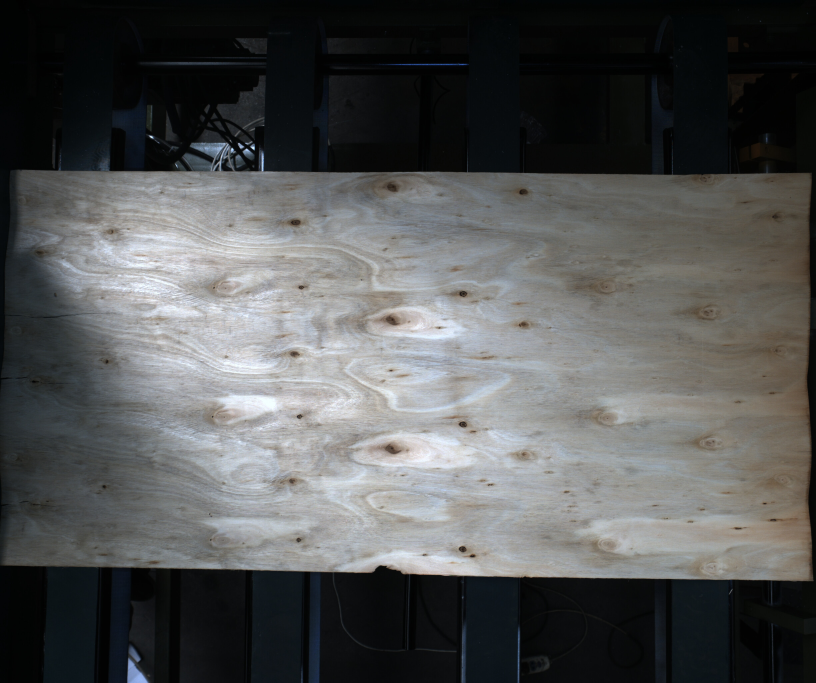
//> input picture Image_muban.jpg, 2448 x 2048 px (shown at 1/3 size)
$ ./demo_widthheight   (built with g++ and OpenCV 4)
//> lines starting //> are read from the running program, lines starting //| are printed output that depends on the picture; after the words box and inside, x2 and y2 are one past the last pixel; in counts of white or black regions, pixels touching at a corner belong together
/**
 * demo_widthheight.cpp — 木板长宽测量 Demo
 *
 * 流程:
 *   1. 加载相机标定参数（内参矩阵 K + 畸变系数 D）
 *   2. 读取木板图像 + 畸变矫正（undistort）
 *   3. 图像分割 → 提取木板主体轮廓（OTSU 二值化 + 最大轮廓）
 *   4. cv::minAreaRect 拟合最小外接旋转矩形
 *   5. 利用标定参数 + 物距（Z）计算实际长宽（mm）
 *
 * 相机标定方法:
 *   打印棋盘格（如 9×6 内角点），从不同角度拍 20+ 张，
 *   用 cv::findChessboardCorners + cv::calibrateCamera 求解 K 和 D。
 *   OpenCV 官方教程: https://docs.opencv.org/4.x/dc/dbb/tutorial_py_calibration.html
 *
 * 运行: ./demo_widthheight
 */

#include <opencv2/opencv.hpp>
#include <iostream>
#include <cmath>
#include <iomanip>

// ============================================================
// 1. 相机标定参数（通过棋盘格标定获得，下面为示意占位值）
//    标定后替换为实际值即可
// ============================================================

// ---- 内参矩阵 K 3×3 ----
// 若已知相机传感器参数，也可按如下公式估算（仅作初始值）:
//   fx = fy = (sensor_width_mm / image_width_px) * 焦距_mm 的反比关系
//   例如: 1/2.5" 传感器 (5.76×4.29mm), 焦距 6mm, 图像 1920×1080
//         fx ≈ 6 / (5.76 / 1920) = 2000
//         fy ≈ 6 / (4.29 / 1080) = 1510
//   cx = image_width  / 2,  cy = image_height / 2
//
// 占位值（用图像分辨率的一半作为光心）:
static double FX = 2000.0;   // 替换为标定得到的 fx
static double FY = 2000.0;   // 替换为标定得到的 fy
static double CX = 1224.0;   // 替换为标定得到的 cx  (image_width/2)
static double CY = 1024.0;   // 替换为标定得到的 cy  (image_height/2)

static cv::Mat cameraMatrix() {
    // clang-format off
    return (cv::Mat_<double>(3, 3) <<
        FX,  0.0, CX,
        0.0, FY,  CY,
        0.0, 0.0, 1.0);
    // clang-format on
}

// ---- 畸变系数 (k1, k2, p1, p2, k3) ----
// 占位值（零畸变——未标定时先用这个，至少能看到结果）:
static cv::Mat distCoeffs() {
    return (cv::Mat_<double>(1, 5) << 0.0, 0.0, 0.0, 0.0, 0.0);
}

// ---- 物距 Z（相机镜头到木板平面的距离，单位 mm） ----
// 实际部署时测量相机安装高度
static double DISTANCE_MM = 500.0;   // 例如相机安装距木板平面 500mm

// ---- 棋盘格尺寸（标定时使用，本 demo 不直接使用，仅供参考） ----
// static constexpr float CHESS_SQUARE_SIZE_MM = 25.0f;
// static constexpr int   CHESS_INNER_W = 9;   // 内角点数 宽
// static constexpr int   CHESS_INNER_H = 6;   // 内角点数 高

// ---- 输入图像路径 ----
static const char* IMAGE_PATH = "Image_muban.jpg";

// ============================================================
// 2. 图像分割 — 提取木板区域
// ============================================================

/**
 * 从图像中分割出木板主体，返回最大轮廓
 *
 * 策略: OTSU 二值化（木板浅色/背景深色）→ 形态学清理 → 找最大轮廓
 * 若 OTSU 效果不佳，可调整阈值偏移量 THRESH_OFFSET
 */
static std::vector<cv::Point> segmentBoard(const cv::Mat& bgr, bool debug = false) {
    // 灰度化
    cv::Mat gray;
    cv::cvtColor(bgr, gray, cv::COLOR_BGR2GRAY);

    // 高斯模糊去噪
    cv::Mat blurred;
    cv::GaussianBlur(gray, blurred, cv::Size(5, 5), 0);

    // OTSU 二值化 — 木板浅色为前景(白)，背景深色为背景(黑)
    cv::Mat binary;
    cv::threshold(blurred, binary, 0, 255, cv::THRESH_BINARY | cv::THRESH_OTSU);

    // 形态学闭运算 — 填充木板内部纹理造成的小孔洞
    cv::Mat kernel = cv::getStructuringElement(cv::MORPH_RECT, cv::Size(7, 7));
    cv::morphologyEx(binary, binary, cv::MORPH_CLOSE, kernel);

    // 形态学开运算 — 去除边缘毛刺 / 细小噪点
    cv::morphologyEx(binary, binary, cv::MORPH_OPEN, kernel);

    if (debug) {
        cv::imwrite("debug_binary.jpg", binary);
        std::cout << "[Debug] 二值化结果已保存: debug_binary.jpg" << std::endl;
    }

    // 找所有轮廓
    std::vector<std::vector<cv::Point>> contours;
    cv::findContours(binary, contours, cv::RETR_EXTERNAL, cv::CHAIN_APPROX_SIMPLE);

    if (contours.empty()) {
        std::cerr << "[Error] 未找到任何轮廓，图像可能全黑或全白" << std::endl;
        return {};
    }

    // 取面积最大的轮廓 — 即木板主体
    auto largest = std::max_element(contours.begin(), contours.end(),
        [](const std::vector<cv::Point>& a, const std::vector<cv::Point>& b) {
            return cv::contourArea(a) < cv::contourArea(b);
        });

    std::cout << "[Segment] 找到 " << contours.size() << " 个轮廓，"
              << "最大轮廓面积: " << cv::contourArea(*largest) << " px^2" << std::endl;

    return *largest;
}

// ============================================================
// 3. 像素坐标 → 世界坐标（pinhole 模型，假设木板在 Z 平面上）
// ============================================================

/**
 * 将图像像素点 (u, v) 投影到世界平面 Z = DISTANCE_MM 上
 *
 * pinhole 模型 (忽略畸变时):
 *   X = (u - cx) * Z / fx
 *   Y = (v - cy) * Z / fy
 *   Z = DISTANCE_MM
 *
 * 注意: 此模型假设相机光轴垂直于木板平面。
 *       若相机有倾斜，需先用 getPerspectiveTransform 做透视校正。
 */
static cv::Point3d pixelToWorld(const cv::Point2d& px, const cv::Mat& K, double Z) {
    double fx = K.at<double>(0, 0);
    double fy = K.at<double>(1, 1);
    double cx = K.at<double>(0, 2);
    double cy = K.at<double>(1, 2);

    double X = (px.x - cx) * Z / fx;
    double Y = (px.y - cy) * Z / fy;
    return {X, Y, Z};
}

// ============================================================
// 4. 主逻辑
// ============================================================

int main() {
    std::cout << "========================================" << std::endl;
    std::cout << "  木板长宽测量 Demo" << std::endl;
    std::cout << "========================================" << std::endl;

    // ---- 4a. 加载标定参数 ----
    cv::Mat K = cameraMatrix();
    cv::Mat D = distCoeffs();

    std::cout << "\n[标定参数]" << std::endl;
    std::cout << "  内参矩阵 K:\n" << K << std::endl;
    std::cout << "  畸变系数 D: " << D << std::endl;
    std::cout << "  物距 Z: " << DISTANCE_MM << " mm" << std::endl;

    // ---- 4b. 读取图像 ----
    cv::Mat raw = cv::imread(IMAGE_PATH);
//> raw is the input picture: 2048 rows x 2448 cols, CV_8UC3; mean B, G, R 84.9, 85, 83.7
    if (raw.empty()) {
        std::cerr << "[Error] 无法读取图像: " << IMAGE_PATH << std::endl;
        return -1;
    }
    std::cout << "\n[图像] " << IMAGE_PATH
              << " | 尺寸: " << raw.cols << "×" << raw.rows << std::endl;
//| [图像] Image_muban.jpg | 尺寸: 2448×2048

    // ---- 4c. 畸变矫正 ----
    cv::Mat undistorted;
    cv::undistort(raw, undistorted, K, D);
    std::cout << "[矫正] 畸变矫正完成" << std::endl;

    // ---- 4d. 分割 → 提取木板轮廓 ----
    auto board_contour = segmentBoard(undistorted, /*debug=*/true);
//> in segmentBoard, `cv::threshold(blurred, binary, 0, 255, cv::THRESH_BINARY | cv::THRESH_..`:
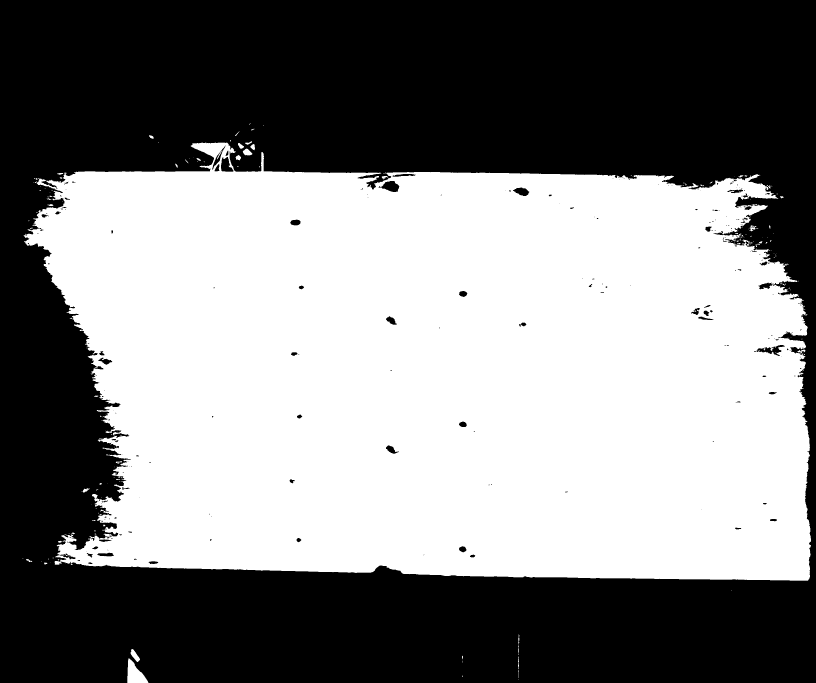
//> binary: 2048 rows x 2448 cols, CV_8UC1 (shown at 1/3 size); 51% white; 240 black regions (158 under 20 px), largest, box (x1, y1, x2, y2) and area: (0, 0, 2448, 2048) 2442512, (1136, 543, 1198, 576) 1227, (2270, 1035, 2354, 1068) 1076
//> in segmentBoard, `cv::morphologyEx(binary, binary, cv::MORPH_OPEN, kernel);`:
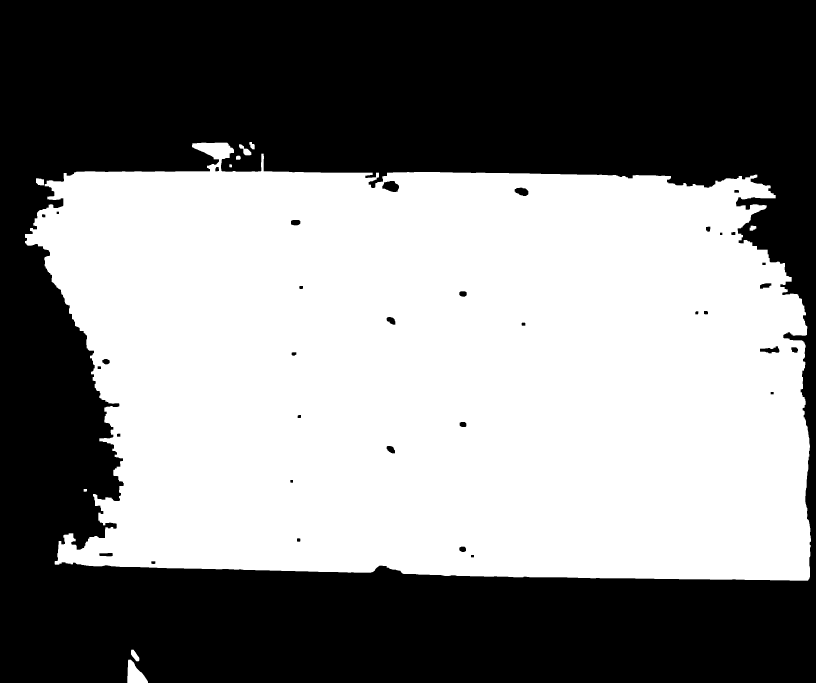
//> binary: 2048 rows x 2448 cols, CV_8UC1 (shown at 1/3 size); 51.2% white; 35 black regions
//> in segmentBoard, `cv::findContours(binary, contours, cv::RETR_EXTERNAL, cv::CHAIN_APPROX..`: contours = 10 contours; largest, box (x1, y1, x2, y2) and area: (75, 428, 2433, 1742) 2566782, (382, 1979, 444, 2048) 2440, (717, 433, 754, 466) 490, (393, 1949, 418, 1984) 450, (108, 535, 132, 556) 396
//| [Segment] 找到 10 个轮廓，最大轮廓面积: 2.56678e+06 px^2
//> board_contour = contour of 1961 points, box (x1, y1, x2, y2) (75, 428, 2433, 1742), area 2566782
    if (board_contour.empty()) {
        std::cerr << "[Error] 未能提取木板轮廓" << std::endl;
        return -2;
    }

    // ---- 4e. 最小外接旋转矩形 ----
    cv::RotatedRect rrect = cv::minAreaRect(board_contour);
//> rrect = centre (1255.7, 1084.3), size (1280.6, 2381.5), angle -88.4
    // rrect.size 返回 (width, height)，width < height 不一定成立，需要排序
    float rw = rrect.size.width;   // 像素宽度
//> rw = 1280.6
    float rh = rrect.size.height;  // 像素高度
//> rh = 2381.5
    float angle = rrect.angle;
//> angle = -88.42

    // 确保 width >= height 以便理解（约定 width 为较长边）
    if (rw < rh) {
        std::swap(rw, rh);
//> rw = 2381.5; rh = 1280.6
        // angle 调整: OpenCV 的 angle 是 width 边与水平轴的夹角 [-90, 0)
        // swap 后原始 width→height 概念互换，angle 含义也随之变化
        // 这里仅做显示用，不做严格还原
    }

    std::cout << "\n[旋转矩形 - 像素]" << std::endl;
    std::cout << "  width:  " << rw << " px" << std::endl;
//|   width:  2381.49 px
    std::cout << "  height: " << rh << " px" << std::endl;
//|   height: 1280.56 px
    std::cout << "  angle:  " << angle << "°" << std::endl;
//|   angle:  -88.4225°
    std::cout << "  center: (" << rrect.center.x << ", " << rrect.center.y << ")" << std::endl;
//|   center: (1255.67, 1084.35)

    // ---- 4f. 获取 4 个角点 → 投影到世界坐标 → 计算实际长宽 ----
    cv::Point2f corners[4];
    rrect.points(corners);   // 按顺序返回 4 个角点（左下→左上→右上→右下，可能旋转后不同）
//> corners = 4 Points (x, y): [2428.3, 1757.2], [47.75, 1691.6], [83, 411.5], [2463.6, 477.1]

    // 角点按顺序两两对应矩形的边:
    //   edge0 = corners[0] → corners[1]
    //   edge1 = corners[1] → corners[2]
    //   edge2 = corners[2] → corners[3]
    //   edge3 = corners[3] → corners[0]
    // 矩形的 width 和 height 对应两对不同长度的边

    std::vector<cv::Point3d> world_corners;
    std::cout << "\n[角点世界坐标 (mm)]" << std::endl;
    for (int i = 0; i < 4; ++i) {
        auto w = pixelToWorld(cv::Point2d(corners[i].x, corners[i].y), K, DISTANCE_MM);
        world_corners.push_back(w);
        std::cout << "  corner[" << i << "]: pixel("
                  << corners[i].x << ", " << corners[i].y << ") → world("
                  << std::fixed << std::setprecision(1)
                  << w.x << ", " << w.y << ") mm" << std::endl;
    }
//> this loop made 4 passes
//> (X in pixelToWorld, Y in pixelToWorld, w) on passes 1 to 4: (301.1, 183.3, Point3(301.1, 183.3, 500)), (-294.1, 166.9, Point3(-294.1, 166.9, 500)), (-285.3, -153.1, Point3(-285.3, -153.1, 500)), (309.9, -136.7, Point3(309.9, -136.7, 500))
//|   corner[0]: pixel(2428.33, 1757.17) → world(301.1, 183.3) mm
//|   corner[1]: pixel(47.7, 1691.6) → world(-294.1, 166.9) mm
//|   corner[2]: pixel(83.0, 411.5) → world(-285.3, -153.1) mm
//|   corner[3]: pixel(2463.6, 477.1) → world(309.9, -136.7) mm

    // 计算边长（mm）
    auto euclidean = [](const cv::Point3d& a, const cv::Point3d& b) -> double {
        double dx = a.x - b.x;
        double dy = a.y - b.y;
        return std::sqrt(dx * dx + dy * dy);
    };

    double edge_len[4];
    edge_len[0] = euclidean(world_corners[0], world_corners[1]);
//> edge_len = [595.4, 0, 0, 0]
    edge_len[1] = euclidean(world_corners[1], world_corners[2]);
//> edge_len = [595.4, 320.1, 0, 0]
    edge_len[2] = euclidean(world_corners[2], world_corners[3]);
//> edge_len = [595.4, 320.1, 595.4, 0]
    edge_len[3] = euclidean(world_corners[3], world_corners[0]);
//> edge_len = [595.4, 320.1, 595.4, 320.1]

    // 矩形对边应相等；取均值作为长/宽
    // edge0 和 edge2 是对边；edge1 和 edge3 是对边
    double side_a = (edge_len[0] + edge_len[2]) / 2.0;  // 一对边
//> side_a = 595.4
    double side_b = (edge_len[1] + edge_len[3]) / 2.0;  // 另一对边
//> side_b = 320.1

    // 确保 long_side >= short_side
    double long_side  = std::max(side_a, side_b);
//> long_side = 595.4
    double short_side = std::min(side_a, side_b);
//> short_side = 320.1

    std::cout << "\n========================================" << std::endl;
    std::cout << "  木板实际尺寸 (世界坐标)" << std::endl;
    std::cout << "========================================" << std::endl;
    std::cout << "  长 (long):   " << std::fixed << std::setprecision(1)
              << long_side << " mm  (" << long_side / 10.0 << " cm)" << std::endl;
//|   长 (long):   595.4 mm  (59.5 cm)
    std::cout << "  宽 (short):  " << short_side << " mm  ("
              << short_side / 10.0 << " cm)" << std::endl;
//|   宽 (short):  320.1 mm  (32.0 cm)
    std::cout << "  像素长:      " << rw << " px" << std::endl;
//|   像素长:      2381.5 px
    std::cout << "  像素宽:      " << rh << " px" << std::endl;
//|   像素宽:      1280.6 px
    std::cout << "  换算比例:    " << long_side / rw << " mm/px" << std::endl;
//|   换算比例:    0.3 mm/px
    std::cout << "\n(以上尺寸基于物距 Z=" << DISTANCE_MM
              << " mm，若与实际不符请调整相机安装高度)" << std::endl;
//| (以上尺寸基于物距 Z=500.0 mm，若与实际不符请调整相机安装高度)

    // ---- 4g. 可视化 ----
    cv::Mat vis = undistorted.clone();

    // 画轮廓
    std::vector<std::vector<cv::Point>> contours_vis = {board_contour};
//> contours_vis = 1 contour; box (x1, y1, x2, y2) and area: (75, 428, 2433, 1742) 2566782
    cv::drawContours(vis, contours_vis, 0, cv::Scalar(0, 255, 0), 2);

    // 画旋转矩形
    cv::Point2f rcorners[4];
    rrect.points(rcorners);
//> rcorners has the same summary as corners
    for (int i = 0; i < 4; ++i) {
        cv::line(vis, rcorners[i], rcorners[(i + 1) % 4], cv::Scalar(255, 0, 0), 2);
        cv::circle(vis, rcorners[i], 5, cv::Scalar(0, 0, 255), -1);
    }
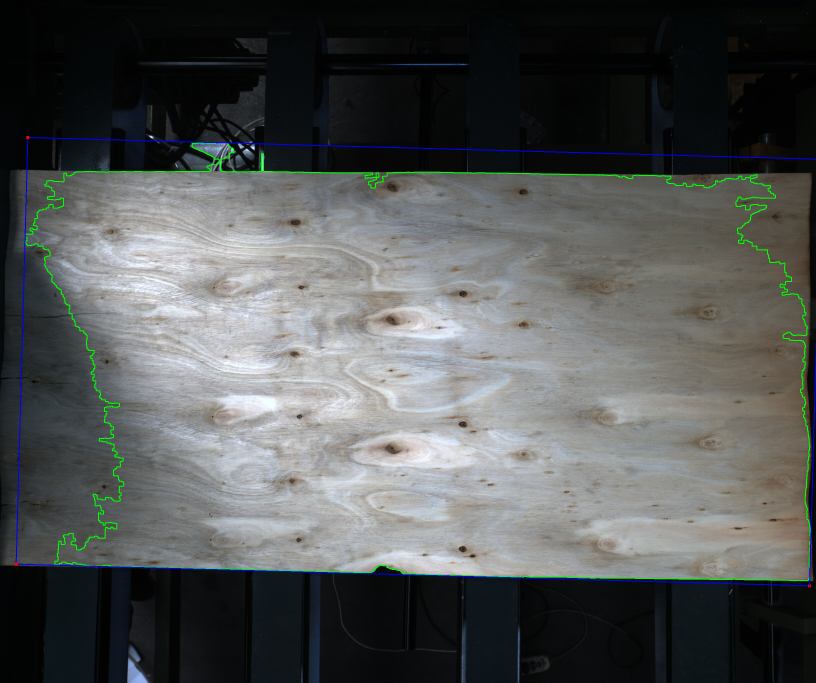
//> vis: 2048 rows x 2448 cols, CV_8UC3 (shown at 1/3 size); mean B, G, R 85.3, 85.8, 83.1

    // 画中心
    cv::circle(vis, rrect.center, 6, cv::Scalar(0, 255, 255), -1);

    // 标注尺寸
    std::ostringstream oss;
    oss << std::fixed << std::setprecision(1)
        << long_side << " × " << short_side << " mm";
    cv::putText(vis, oss.str(),
                cv::Point(rrect.center.x - 130, rrect.center.y - 15),
                cv::FONT_HERSHEY_SIMPLEX, 0.8, cv::Scalar(0, 255, 255), 2);

    // 保存结果
    cv::imwrite("output_widthheight.jpg", vis);
    std::cout << "\n[结果] 可视化已保存: output_widthheight.jpg" << std::endl;

    // 显示
    cv::namedWindow("Wood Board Measurement", cv::WINDOW_NORMAL);
    cv::resizeWindow("Wood Board Measurement", 1200, 900);
    cv::imshow("Wood Board Measurement", vis);
    std::cout << "[显示] 按任意键退出..." << std::endl;
    cv::waitKey(0);
    cv::destroyAllWindows();

    return 0;
}
